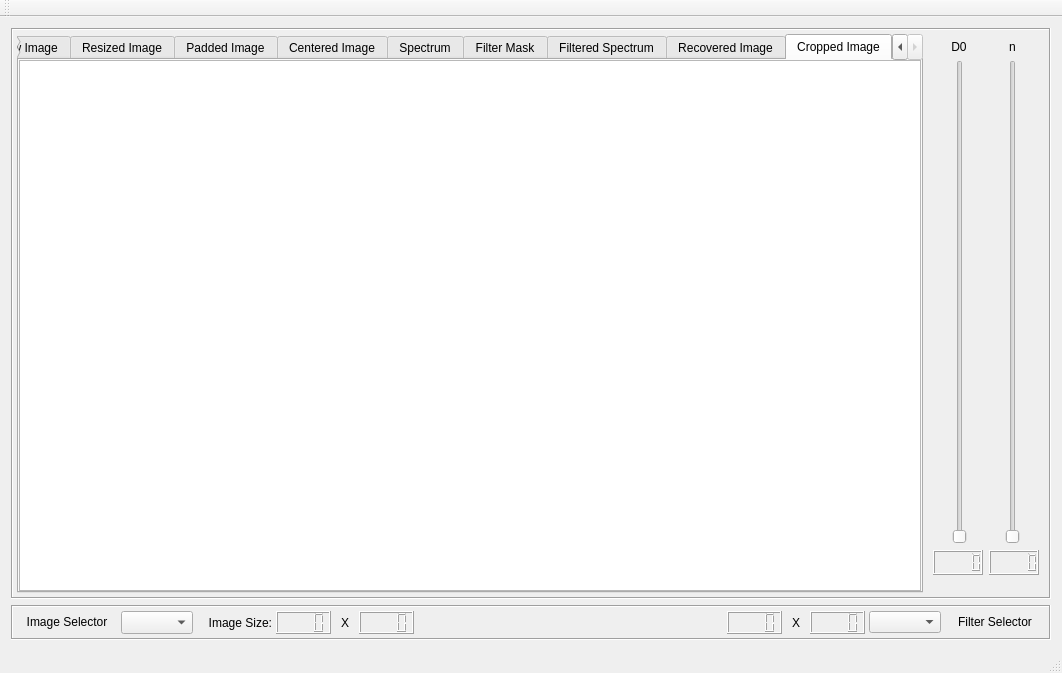
<?xml version="1.0" encoding="UTF-8"?>
<ui version="4.0">
 <class>MainWindow</class>
 <widget class="QMainWindow" name="MainWindow">
  <property name="geometry">
   <rect>
    <x>0</x>
    <y>0</y>
    <width>1062</width>
    <height>673</height>
   </rect>
  </property>
  <property name="windowTitle">
   <string>MainWindow</string>
  </property>
  <widget class="QWidget" name="centralWidget">
   <property name="sizePolicy">
    <sizepolicy hsizetype="Expanding" vsizetype="Expanding">
     <horstretch>0</horstretch>
     <verstretch>0</verstretch>
    </sizepolicy>
   </property>
   <layout class="QVBoxLayout" name="verticalLayout" stretch="1,0">
    <item>
     <widget class="QFrame" name="Images">
      <property name="sizePolicy">
       <sizepolicy hsizetype="Expanding" vsizetype="Expanding">
        <horstretch>0</horstretch>
        <verstretch>0</verstretch>
       </sizepolicy>
      </property>
      <property name="frameShape">
       <enum>QFrame::Box</enum>
      </property>
      <property name="frameShadow">
       <enum>QFrame::Sunken</enum>
      </property>
      <layout class="QHBoxLayout" name="horizontalLayout" stretch="0,0">
       <property name="spacing">
        <number>4</number>
       </property>
       <property name="leftMargin">
        <number>4</number>
       </property>
       <property name="topMargin">
        <number>4</number>
       </property>
       <property name="rightMargin">
        <number>4</number>
       </property>
       <property name="bottomMargin">
        <number>4</number>
       </property>
       <item>
        <widget class="QTabWidget" name="tabWidget">
         <property name="currentIndex">
          <number>8</number>
         </property>
         <widget class="QWidget" name="tabRawImage">
          <attribute name="title">
           <string>Raw Image</string>
          </attribute>
          <layout class="QVBoxLayout" name="verticalLayout_7">
           <property name="spacing">
            <number>0</number>
           </property>
           <property name="leftMargin">
            <number>0</number>
           </property>
           <property name="topMargin">
            <number>0</number>
           </property>
           <property name="rightMargin">
            <number>0</number>
           </property>
           <property name="bottomMargin">
            <number>0</number>
           </property>
           <item>
            <widget class="QGraphicsView" name="graphicsViewRawImage">
             <property name="sizeAdjustPolicy">
              <enum>QAbstractScrollArea::AdjustToContents</enum>
             </property>
            </widget>
           </item>
          </layout>
         </widget>
         <widget class="QWidget" name="tabResizedImage">
          <attribute name="title">
           <string>Resized Image</string>
          </attribute>
          <layout class="QVBoxLayout" name="verticalLayout_11">
           <property name="spacing">
            <number>0</number>
           </property>
           <property name="leftMargin">
            <number>0</number>
           </property>
           <property name="topMargin">
            <number>0</number>
           </property>
           <property name="rightMargin">
            <number>0</number>
           </property>
           <property name="bottomMargin">
            <number>0</number>
           </property>
           <item>
            <widget class="QGraphicsView" name="graphicsViewResizedImage"/>
           </item>
          </layout>
         </widget>
         <widget class="QWidget" name="tabPaddedImage">
          <attribute name="title">
           <string>Padded Image</string>
          </attribute>
          <layout class="QVBoxLayout" name="verticalLayout_4">
           <property name="spacing">
            <number>0</number>
           </property>
           <property name="leftMargin">
            <number>0</number>
           </property>
           <property name="topMargin">
            <number>0</number>
           </property>
           <property name="rightMargin">
            <number>0</number>
           </property>
           <property name="bottomMargin">
            <number>0</number>
           </property>
           <item>
            <widget class="QGraphicsView" name="graphicsViewPaddedImage"/>
           </item>
          </layout>
         </widget>
         <widget class="QWidget" name="tabCenteredImage">
          <attribute name="title">
           <string>Centered Image</string>
          </attribute>
          <layout class="QVBoxLayout" name="verticalLayout_2">
           <property name="spacing">
            <number>0</number>
           </property>
           <property name="leftMargin">
            <number>0</number>
           </property>
           <property name="topMargin">
            <number>0</number>
           </property>
           <property name="rightMargin">
            <number>0</number>
           </property>
           <property name="bottomMargin">
            <number>0</number>
           </property>
           <item>
            <widget class="QGraphicsView" name="graphicsViewCenteredImage"/>
           </item>
          </layout>
         </widget>
         <widget class="QWidget" name="tabSpectrum">
          <attribute name="title">
           <string>Spectrum</string>
          </attribute>
          <layout class="QVBoxLayout" name="verticalLayout_3">
           <property name="spacing">
            <number>0</number>
           </property>
           <property name="leftMargin">
            <number>0</number>
           </property>
           <property name="topMargin">
            <number>0</number>
           </property>
           <property name="rightMargin">
            <number>0</number>
           </property>
           <property name="bottomMargin">
            <number>0</number>
           </property>
           <item>
            <widget class="QGraphicsView" name="graphicsViewSpectrum"/>
           </item>
          </layout>
         </widget>
         <widget class="QWidget" name="tabFilterMask">
          <attribute name="title">
           <string>Filter Mask</string>
          </attribute>
          <layout class="QVBoxLayout" name="verticalLayout_9">
           <property name="spacing">
            <number>0</number>
           </property>
           <property name="leftMargin">
            <number>0</number>
           </property>
           <property name="topMargin">
            <number>0</number>
           </property>
           <property name="rightMargin">
            <number>0</number>
           </property>
           <property name="bottomMargin">
            <number>0</number>
           </property>
           <item>
            <widget class="QGraphicsView" name="graphicsViewFilterMask"/>
           </item>
          </layout>
         </widget>
         <widget class="QWidget" name="tabFilterSpectrum">
          <attribute name="title">
           <string>Filtered Spectrum</string>
          </attribute>
          <layout class="QVBoxLayout" name="verticalLayout_8">
           <property name="spacing">
            <number>0</number>
           </property>
           <property name="leftMargin">
            <number>0</number>
           </property>
           <property name="topMargin">
            <number>0</number>
           </property>
           <property name="rightMargin">
            <number>0</number>
           </property>
           <property name="bottomMargin">
            <number>0</number>
           </property>
           <item>
            <widget class="QGraphicsView" name="graphicsViewFilterSpectrum"/>
           </item>
          </layout>
         </widget>
         <widget class="QWidget" name="tabRecoveredImage">
          <attribute name="title">
           <string>Recovered Image</string>
          </attribute>
          <layout class="QVBoxLayout" name="verticalLayout_5">
           <property name="spacing">
            <number>0</number>
           </property>
           <property name="leftMargin">
            <number>0</number>
           </property>
           <property name="topMargin">
            <number>0</number>
           </property>
           <property name="rightMargin">
            <number>0</number>
           </property>
           <property name="bottomMargin">
            <number>0</number>
           </property>
           <item>
            <widget class="QGraphicsView" name="graphicsViewRecoveredImage"/>
           </item>
          </layout>
         </widget>
         <widget class="QWidget" name="tabCroppedImage">
          <attribute name="title">
           <string>Cropped Image</string>
          </attribute>
          <layout class="QVBoxLayout" name="verticalLayout_6">
           <property name="spacing">
            <number>0</number>
           </property>
           <property name="leftMargin">
            <number>0</number>
           </property>
           <property name="topMargin">
            <number>0</number>
           </property>
           <property name="rightMargin">
            <number>0</number>
           </property>
           <property name="bottomMargin">
            <number>0</number>
           </property>
           <item>
            <widget class="QGraphicsView" name="graphicsViewCroppedImage"/>
           </item>
          </layout>
         </widget>
        </widget>
       </item>
       <item>
        <widget class="QFrame" name="Sliders">
         <property name="frameShape">
          <enum>QFrame::NoFrame</enum>
         </property>
         <property name="frameShadow">
          <enum>QFrame::Sunken</enum>
         </property>
         <layout class="QVBoxLayout" name="verticalLayout_10" stretch="0,0,0,0,0">
          <property name="leftMargin">
           <number>6</number>
          </property>
          <property name="topMargin">
           <number>6</number>
          </property>
          <property name="rightMargin">
           <number>6</number>
          </property>
          <property name="bottomMargin">
           <number>6</number>
          </property>
          <item>
           <layout class="QHBoxLayout" name="horizontalLayout_5">
            <property name="spacing">
             <number>0</number>
            </property>
            <item alignment="Qt::AlignHCenter">
             <widget class="QLabel" name="label_17">
              <property name="sizePolicy">
               <sizepolicy hsizetype="Preferred" vsizetype="Fixed">
                <horstretch>0</horstretch>
                <verstretch>0</verstretch>
               </sizepolicy>
              </property>
              <property name="text">
               <string>D0</string>
              </property>
              <property name="alignment">
               <set>Qt::AlignCenter</set>
              </property>
             </widget>
            </item>
            <item alignment="Qt::AlignHCenter">
             <widget class="QLabel" name="label_15">
              <property name="sizePolicy">
               <sizepolicy hsizetype="Preferred" vsizetype="Fixed">
                <horstretch>0</horstretch>
                <verstretch>0</verstretch>
               </sizepolicy>
              </property>
              <property name="text">
               <string>n</string>
              </property>
              <property name="alignment">
               <set>Qt::AlignCenter</set>
              </property>
             </widget>
            </item>
           </layout>
          </item>
          <item>
           <layout class="QHBoxLayout" name="horizontalLayout_4">
            <property name="spacing">
             <number>0</number>
            </property>
            <item alignment="Qt::AlignHCenter">
             <widget class="QSlider" name="sliderA">
              <property name="orientation">
               <enum>Qt::Vertical</enum>
              </property>
             </widget>
            </item>
            <item alignment="Qt::AlignHCenter">
             <widget class="QSlider" name="sliderB">
              <property name="orientation">
               <enum>Qt::Vertical</enum>
              </property>
             </widget>
            </item>
           </layout>
          </item>
          <item>
           <layout class="QHBoxLayout" name="horizontalLayout_3">
            <item>
             <widget class="QLCDNumber" name="lcdA">
              <property name="sizePolicy">
               <sizepolicy hsizetype="Fixed" vsizetype="Fixed">
                <horstretch>0</horstretch>
                <verstretch>0</verstretch>
               </sizepolicy>
              </property>
              <property name="minimumSize">
               <size>
                <width>50</width>
                <height>25</height>
               </size>
              </property>
              <property name="font">
               <font>
                <pointsize>12</pointsize>
                <weight>75</weight>
                <bold>true</bold>
               </font>
              </property>
             </widget>
            </item>
            <item>
             <widget class="QLCDNumber" name="lcdB">
              <property name="sizePolicy">
               <sizepolicy hsizetype="Fixed" vsizetype="Fixed">
                <horstretch>0</horstretch>
                <verstretch>0</verstretch>
               </sizepolicy>
              </property>
              <property name="minimumSize">
               <size>
                <width>50</width>
                <height>25</height>
               </size>
              </property>
              <property name="font">
               <font>
                <pointsize>12</pointsize>
                <weight>75</weight>
                <bold>true</bold>
               </font>
              </property>
             </widget>
            </item>
           </layout>
          </item>
          <item>
           <widget class="Line" name="line_2">
            <property name="orientation">
             <enum>Qt::Vertical</enum>
            </property>
           </widget>
          </item>
          <item>
           <widget class="Line" name="line">
            <property name="orientation">
             <enum>Qt::Vertical</enum>
            </property>
           </widget>
          </item>
         </layout>
        </widget>
       </item>
      </layout>
     </widget>
    </item>
    <item>
     <widget class="QFrame" name="Settings">
      <property name="sizePolicy">
       <sizepolicy hsizetype="Expanding" vsizetype="Expanding">
        <horstretch>0</horstretch>
        <verstretch>0</verstretch>
       </sizepolicy>
      </property>
      <property name="frameShape">
       <enum>QFrame::Box</enum>
      </property>
      <property name="frameShadow">
       <enum>QFrame::Sunken</enum>
      </property>
      <layout class="QHBoxLayout" name="horizontalLayout_2" stretch="0,0,0,0,0,0,1,0,0,0,0,0">
       <property name="spacing">
        <number>4</number>
       </property>
       <property name="leftMargin">
        <number>4</number>
       </property>
       <property name="topMargin">
        <number>4</number>
       </property>
       <property name="rightMargin">
        <number>4</number>
       </property>
       <property name="bottomMargin">
        <number>4</number>
       </property>
       <item>
        <widget class="QLabel" name="label">
         <property name="sizePolicy">
          <sizepolicy hsizetype="Fixed" vsizetype="Fixed">
           <horstretch>0</horstretch>
           <verstretch>0</verstretch>
          </sizepolicy>
         </property>
         <property name="minimumSize">
          <size>
           <width>100</width>
           <height>20</height>
          </size>
         </property>
         <property name="text">
          <string>Image Selector</string>
         </property>
         <property name="alignment">
          <set>Qt::AlignCenter</set>
         </property>
        </widget>
       </item>
       <item>
        <widget class="QComboBox" name="comboBoxImageSelector">
         <property name="sizePolicy">
          <sizepolicy hsizetype="Preferred" vsizetype="Preferred">
           <horstretch>0</horstretch>
           <verstretch>0</verstretch>
          </sizepolicy>
         </property>
         <property name="minimumSize">
          <size>
           <width>50</width>
           <height>0</height>
          </size>
         </property>
        </widget>
       </item>
       <item>
        <widget class="QLabel" name="label_4">
         <property name="minimumSize">
          <size>
           <width>75</width>
           <height>0</height>
          </size>
         </property>
         <property name="text">
          <string>Image Size:</string>
         </property>
         <property name="alignment">
          <set>Qt::AlignRight|Qt::AlignTrailing|Qt::AlignVCenter</set>
         </property>
        </widget>
       </item>
       <item>
        <widget class="QLCDNumber" name="lcdSize1">
         <property name="font">
          <font>
           <weight>75</weight>
           <bold>true</bold>
          </font>
         </property>
         <property name="digitCount">
          <number>4</number>
         </property>
        </widget>
       </item>
       <item>
        <widget class="QLabel" name="label_3">
         <property name="minimumSize">
          <size>
           <width>20</width>
           <height>0</height>
          </size>
         </property>
         <property name="text">
          <string>X</string>
         </property>
         <property name="alignment">
          <set>Qt::AlignCenter</set>
         </property>
        </widget>
       </item>
       <item>
        <widget class="QLCDNumber" name="lcdSize2">
         <property name="font">
          <font>
           <weight>75</weight>
           <bold>true</bold>
          </font>
         </property>
         <property name="digitCount">
          <number>4</number>
         </property>
        </widget>
       </item>
       <item>
        <spacer name="horizontalSpacer_3">
         <property name="orientation">
          <enum>Qt::Horizontal</enum>
         </property>
         <property name="sizeHint" stdset="0">
          <size>
           <width>40</width>
           <height>20</height>
          </size>
         </property>
        </spacer>
       </item>
       <item>
        <widget class="QLCDNumber" name="lcdSize3">
         <property name="font">
          <font>
           <weight>75</weight>
           <bold>true</bold>
          </font>
         </property>
         <property name="digitCount">
          <number>4</number>
         </property>
        </widget>
       </item>
       <item>
        <widget class="QLabel" name="label_5">
         <property name="minimumSize">
          <size>
           <width>20</width>
           <height>0</height>
          </size>
         </property>
         <property name="text">
          <string>X</string>
         </property>
         <property name="alignment">
          <set>Qt::AlignCenter</set>
         </property>
        </widget>
       </item>
       <item>
        <widget class="QLCDNumber" name="lcdSize4">
         <property name="font">
          <font>
           <weight>75</weight>
           <bold>true</bold>
          </font>
         </property>
         <property name="digitCount">
          <number>4</number>
         </property>
        </widget>
       </item>
       <item>
        <widget class="QComboBox" name="comboBoxFilterSelector"/>
       </item>
       <item>
        <widget class="QLabel" name="label_2">
         <property name="sizePolicy">
          <sizepolicy hsizetype="Fixed" vsizetype="Fixed">
           <horstretch>0</horstretch>
           <verstretch>0</verstretch>
          </sizepolicy>
         </property>
         <property name="minimumSize">
          <size>
           <width>100</width>
           <height>20</height>
          </size>
         </property>
         <property name="text">
          <string>Filter Selector</string>
         </property>
         <property name="alignment">
          <set>Qt::AlignCenter</set>
         </property>
        </widget>
       </item>
      </layout>
     </widget>
    </item>
   </layout>
  </widget>
  <widget class="QMenuBar" name="menuBar">
   <property name="geometry">
    <rect>
     <x>0</x>
     <y>0</y>
     <width>1062</width>
     <height>20</height>
    </rect>
   </property>
  </widget>
  <widget class="QToolBar" name="mainToolBar">
   <attribute name="toolBarArea">
    <enum>TopToolBarArea</enum>
   </attribute>
   <attribute name="toolBarBreak">
    <bool>false</bool>
   </attribute>
  </widget>
  <widget class="QStatusBar" name="statusBar"/>
 </widget>
 <layoutdefault spacing="6" margin="11"/>
 <resources/>
 <connections/>
</ui>
